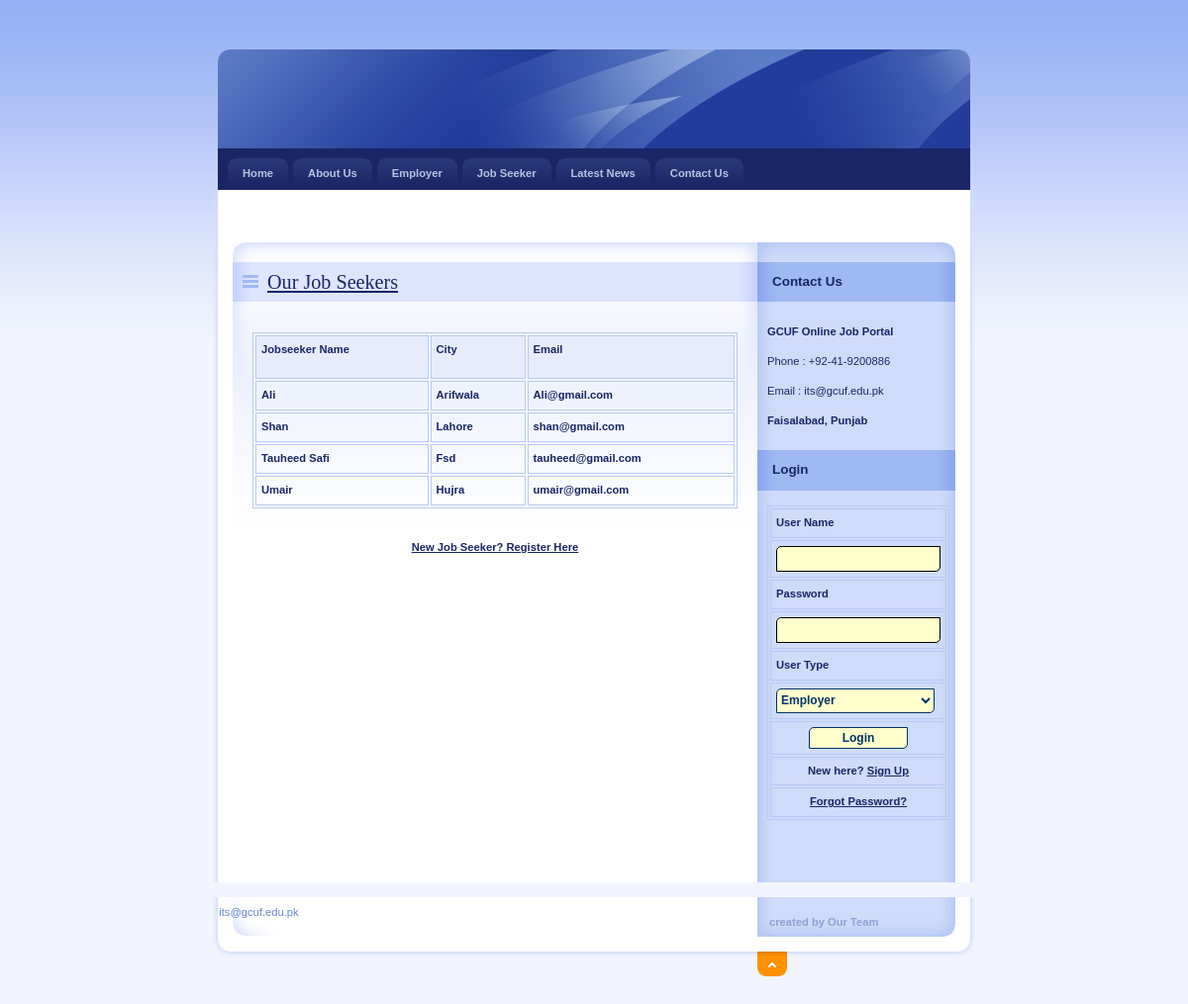
Screenshot of /JobSeeker.php with the database file from the repository.
### tables this page shows
CREATE TABLE `jobseeker_reg` (
  `JobSeekId` int(11) NOT NULL,
  `JobSeekerName` varchar(20) NOT NULL,
  `Address` varchar(100) NOT NULL,
  `City` varchar(20) NOT NULL,
  `Email` varchar(40) NOT NULL,
  `Mobile` bigint(20) NOT NULL,
  `Qualification` varchar(20) NOT NULL,
  `Gender` varchar(10) NOT NULL,
  `BirthDate` date NOT NULL,
  `Resume` varchar(200) NOT NULL,
  `Status` varchar(10) NOT NULL,
  `UserName` varchar(20) NOT NULL,
  `Password` varchar(20) NOT NULL,
  `Question` varchar(100) NOT NULL,
  `Answer` varchar(50) NOT NULL
);

### JobSeeker.php (the view, shortened to what this page needs)
<!DOCTYPE html PUBLIC "-//W3C//DTD XHTML 1.0 Strict//EN" "http://www.w3.org/TR/xhtml1/DTD/xhtml1-strict.dtd">
<html xmlns="http://www.w3.org/1999/xhtml" xml:lang="cs" lang="cs">
<head>
    <link rel="stylesheet" media="screen,projection" type="text/css" href="./css/main.css" />
    <link rel="stylesheet" media="print" type="text/css" href="./css/print.css" />
    <link rel="stylesheet" media="aural" type="text/css" href="./css/aural.css" />
</head>
<body id="www-url-cz">
<div id="main" class="box">
<?php
include "Header.php"
?>
<?php
include "menu.php"
?>
    <div id="page" class="box">
    <div id="page-in" class="box">
        <div id="strip" class="box noprint">
            <p id="breadcrumbs">&nbsp;</p>
        </div>
        <div id="content">
            <div class="article">
                <h2><span><a href="#">Our Job Seekers</a></span></h2>
                <p>
                <table width="100%" border="1" cellpadding="1" cellspacing="2" bordercolor="#006699" >
<tr>
<th height="32" bgcolor="#006699" class="style3"><div align="left" class="style9 style5 style2"><strong>Jobseeker Name</strong></div></th>
<th bgcolor="#006699" class="style3"><div align="left" class="style9 style5 style2"><strong>City</strong></div></th>
<th bgcolor="#006699" class="style3"><div align="left" class="style9 style5 style2"><strong>Email</strong></div></th>
</tr>
<?php
$con = mysqli_connect("localhost","root","","job");
$sql = "select * from jobseeker_reg where Status='Confirm'";
$result = mysqli_query($con,$sql);
while($row = mysqli_fetch_array($result))
{
$Name=$row['JobSeekerName'];
$City=$row['City'];
$Email=$row['Email'];
?>
<tr>
<td class="style3"><div align="left" class="style9 style5"><strong><?php echo $Name;?></strong></div></td>
<td class="style3"><div align="left" class="style9 style5"><strong><?php echo $City;?></strong></div></td>
<td class="style3"><div align="left" class="style9 style5"><strong><?php echo $Email;?></strong></div></td>
</tr>
<?php
}
?>
</table>
                </p>
                <div align="center"><a href="JobSeekerReg.php"><strong>New Job Seeker? Register Here</strong></a>                  </div>
                <p class="btn-more box noprint">&nbsp;</p>
          </div>
        </div>
<?php
include "right.php"
?>
    </div>
    </div>
<?php
include "footer.php"
?>
</div>
</body>
</html>

### css/main.css (style rules this page uses)
* { min-height:1px; }
body { border:0; margin:0; padding:0; background:#F2F5FE url("../design/bg.gif") 0 0 repeat-x; font:70%/160% "verdana",sans-serif; color:#192666; _text-align:center; }
a { color:#192666; }
p { border:0; margin:15px 0; padding:0; line-height:30px; }
div { display:block; border:0; margin:0; padding:0; }
h1, h2, h3, h4, h5 { border:0; margin:15px 0 10px 0; padding:0; font-weight:bold; }
h2 { font-size:180%; line-height:100%; font-family:"georgia",serif; font-weight:normal; }
table { display:table; margin:15px 0; padding:0; border:1px solid #B7CAF6; font-size:100%; }
tr { display:table-row; }
th, td { display: table-cell; border:1px solid #B7CAF6; margin:0; padding:5px; vertical-align:top; text-align:left; }
th { background:#E7ECFD; text-align:center; color:#192666; font-weight:bold; }
a, img, span { border:0; margin:0; padding:0; }
strong, .strong { font-weight:bold; }
.box { min-height:1px; _height:1px; }
.box:after { content:"."; display:block; line-height:0px; font-size:0px; visibility:hidden; clear:both; }
#main { width:770px; margin:50px auto 0 auto; _text-align:left; }
#page { width:770px; min-height:1px; background:#FFF url("../design/bg_page.gif") 0 0 repeat-y; _height:1px; }
#page-in { min-height:1px; padding:10px 0; background:url("../design/bg_page_in.jpg") 0 0 no-repeat; _height:1px; }
#strip { position:relative; clear:both; padding:3px 20px 10px 20px; color:#6182D1; }
#strip p { margin:0; }
#strip #breadcrumbs { width:520px; margin:0; padding:0; }
#content { float:left; width:530px; _width:550px; margin:0; padding:0 0 0 20px; }
#content .article { clear:both; margin:0; padding:20px; background:url("../design/content_article_bg.jpg") 0 0 no-repeat; }
#content .article h2 { margin:0 -20px; padding:10px; background:#DEE5FD url("../design/content_title_bg.gif") 0 0 repeat-y; color:#192666; }
#content .article h2 span { background:url("../design/ico_list.gif") 0 50% no-repeat; padding-left:25px; }
#content .article p { text-align:justify; }
#content .btn-more { margin:0 0 15px 0; padding:0; border:0; position:relative; }

### css/print.css (style rules this page uses)
body { border:0; margin:0; padding:0; font-size:12pt }
a { color:#000; text-decoration:none; }
h1, h2, h3 { page-break-after:avoid; page-break-inside:avoid; }
table { border-collapse: collapse; border-width:1px; border-style:solid; }
th, td { display:table-cell; border-width:1px; border-style:solid; }
.noprint { display:none; }

### css/aural.css (style rules this page uses)
body { voice-family:paul,male; volume:loud; speech-rate:slow; richness:90; stress:20; }
h1, h2, h3, h4, h5 { cue-before:url("ping.au"); }
p, table { pause:50ms; }
strong { pitch:medium; pitch-range:60; stress:90; richness:90; }

### JobSeeker.php (style rules this page uses)
.style2 { font-weight: bold }

### rows the page displays
jobseeker_reg: JobSeekerName "Ali", City "Arifwala", Email "Ali@gmail.com"
jobseeker_reg: JobSeekerName "Shan", City "Lahore", Email "shan@gmail.com"
jobseeker_reg: JobSeekerName "Tauheed Safi", City "Fsd", Email "tauheed@gmail.com"
jobseeker_reg: JobSeekerName "Umair", City "Hujra", Email "umair@gmail.com"
